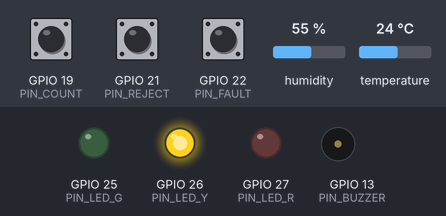
A sketch run on a simulated ESP32. On the bench: output pins drawn as LEDs (lit = HIGH), buzzer (waves = sounding). Inputs (shaded band) come from the test bench; at power-on: GPIO 22 (PIN_FAULT) HIGH, GPIO 19 (PIN_COUNT) HIGH, GPIO 21 (PIN_REJECT) HIGH, humidity 55 %, temperature 24 °C. WiFi joins after 1.5 s; servers stay silent unless stated; uploads are accepted with an empty reply; random numbers use the default seed unless the sketch sets one; what the sketch prints to the serial monitor is not drawn.

Above: at 1.2 s.
1.3 s: GPIO 22 (PIN_FAULT) pulled LOW for 0.15 s
At 1.5 s:
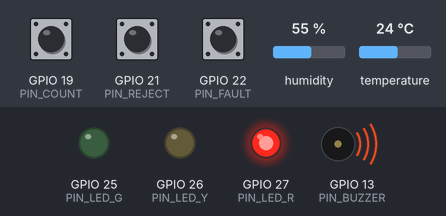
4.8 s: GPIO 19 (PIN_COUNT) pulled LOW for 0.15 s
At 5.4 s:
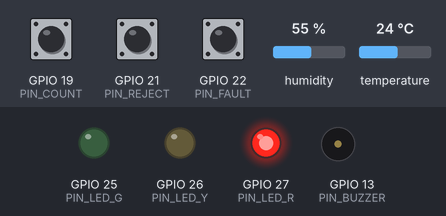
11.7 s: GPIO 22 (PIN_FAULT) pulled LOW for 1 s
At 12.3 s:
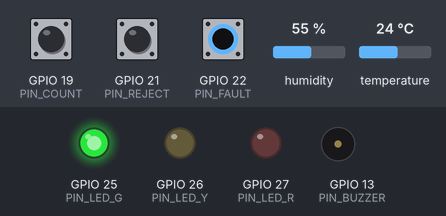
21.3 s: GPIO 21 (PIN_REJECT) pulled LOW for 0.15 s
22.9 s: GPIO 19 (PIN_COUNT) pulled LOW for 1 s
At 24.4 s:
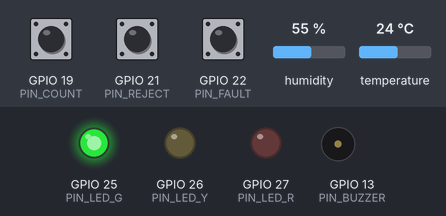
25.4 s: GPIO 19 (PIN_COUNT) pulled LOW for 3.2 s
Timing chart, 0 to 41.9 s (numbered marks = the images above; inputs shaded):
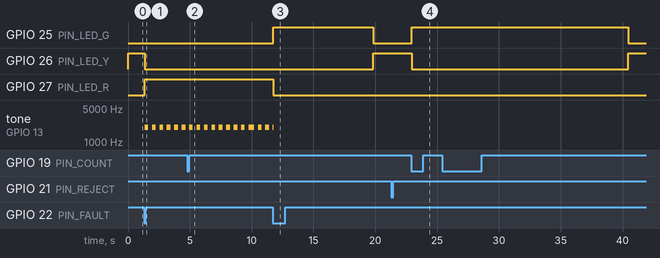

Measured:
- after the input at 1.3 s, GPIO 26 (PIN_LED_Y): HIGH → LOW after 0.05 s; GPIO 27 (PIN_LED_R): LOW → HIGH after 0.05 s; tone on GPIO 13 (PIN_BUZZER): alternates 2000 Hz for 0.30 s and silent for 0.30 s, starting after 0.05 s
- after the input at 11.7 s, GPIO 25 (PIN_LED_G): LOW → HIGH after 0.05 s, → LOW 8.1 s later; GPIO 26 (PIN_LED_Y): LOW → HIGH after 8.2 s; GPIO 27 (PIN_LED_R): HIGH → LOW after 0.05 s
- after the input at 21.3 s, every drawn part: stays the same
- after the input at 22.9 s, GPIO 25 (PIN_LED_G): LOW → HIGH after 0.05 s; GPIO 26 (PIN_LED_Y): HIGH → LOW after 0.05 s

The sketch:

main.ino
```cpp
#include <WiFi.h>
#include <HTTPClient.h>
#include <DHT.h>
#include <ArduinoJson.h>

// --- KONFIGURASI JARINGAN & API ---
const char* ssid = "Wokwi-GUEST";
const char* password = "";
// Nanti diganti URL ngrok saat tes ke backend lokal
const char* serverUrl = "https://your-tunnel-url.ngrok-free.app/api/ingest";
const char* machineId = "MC-01";
const char* deviceKey = "key-mc01-secret-2026";

// --- KONFIGURASI PIN ---
#define PIN_COUNT   19
#define PIN_REJECT  21
#define PIN_FAULT   22
#define PIN_DHT     4
#define PIN_LED_G   25
#define PIN_LED_Y   26
#define PIN_LED_R   27
#define PIN_BUZZER  13

#define DHTTYPE DHT22
DHT dht(PIN_DHT, DHTTYPE);

// --- VARIABEL STATE & TELEMETRI ---
String bootId = "";
unsigned long seqNumber = 1;

String currentState = "IDLE";
String previousSentState = "";
String currentReason = "";

bool faultButtonActive = false;
bool isOverheat = false;
float lastValidTemp = NAN;
bool sensorOk = false;

unsigned long outputDelta = 0;
unsigned long rejectDelta = 0;
unsigned long lastCountTimestamp = 0;

// --- VARIABEL DEBOUNCE TOMBOL ---
const unsigned long DEBOUNCE_MS = 50;
bool lastBtnCount = HIGH, stableBtnCount = HIGH;
unsigned long debounceCountTime = 0;

bool lastBtnReject = HIGH, stableBtnReject = HIGH;
unsigned long debounceRejectTime = 0;

bool lastBtnFault = HIGH, stableBtnFault = HIGH;
unsigned long debounceFaultTime = 0;

// --- TIMER NON-BLOCKING ---
unsigned long lastDhtReadTime = 0;
unsigned long lastTelemetrySendTime = 0;
unsigned long lastWifiCheckTime = 0;
unsigned long lastBuzzerToggleTime = 0;
bool buzzerState = false;

String generateBootId() {
  const char charset[] = "0123456789abcdef";
  String res = "";
  for (int i = 0; i < 8; i++) {
    res += charset[random(0, 16)];
  }
  return res;
}

void setup() {
  Serial.begin(115200);
  randomSeed(esp_random());
  bootId = generateBootId();

  pinMode(PIN_COUNT, INPUT_PULLUP);
  pinMode(PIN_REJECT, INPUT_PULLUP);
  pinMode(PIN_FAULT, INPUT_PULLUP);

  pinMode(PIN_LED_G, OUTPUT);
  pinMode(PIN_LED_Y, OUTPUT);
  pinMode(PIN_LED_R, OUTPUT);
  pinMode(PIN_BUZZER, OUTPUT);

  dht.begin();

  WiFi.mode(WIFI_STA);
  WiFi.begin(ssid, password);
  Serial.println("Boot ID: " + bootId);
}

void handleButtons() {
  unsigned long now = millis();

  // 1. Tombol COUNT (Active LOW)
  bool rawCount = digitalRead(PIN_COUNT);
  if (rawCount != lastBtnCount) debounceCountTime = now;
  if ((now - debounceCountTime) > DEBOUNCE_MS) {
    if (rawCount != stableBtnCount) {
      stableBtnCount = rawCount;
      if (stableBtnCount == LOW) {
        outputDelta++;
        lastCountTimestamp = now;
        Serial.println("[BTN] COUNT +1 -> Delta: " + String(outputDelta));
      }
    }
  }
  lastBtnCount = rawCount;

  // 2. Tombol REJECT (Active LOW)
  bool rawReject = digitalRead(PIN_REJECT);
  if (rawReject != lastBtnReject) debounceRejectTime = now;
  if ((now - debounceRejectTime) > DEBOUNCE_MS) {
    if (rawReject != stableBtnReject) {
      stableBtnReject = rawReject;
      if (stableBtnReject == LOW) {
        rejectDelta++;
        Serial.println("[BTN] REJECT +1 -> Delta: " + String(rejectDelta));
      }
    }
  }
  lastBtnReject = rawReject;

  // 3. Tombol FAULT (Toggle saat ditekan)
  bool rawFault = digitalRead(PIN_FAULT);
  if (rawFault != lastBtnFault) debounceFaultTime = now;
  if ((now - debounceFaultTime) > DEBOUNCE_MS) {
    if (rawFault != stableBtnFault) {
      stableBtnFault = rawFault;
      if (stableBtnFault == LOW) {
        faultButtonActive = !faultButtonActive;
        Serial.println("[BTN] FAULT toggled -> " + String(faultButtonActive ? "ACTIVE" : "CLEARED"));
      }
    }
  }
  lastBtnFault = rawFault;
}

void handleDhtSensor() {
  unsigned long now = millis();
  if (now - lastDhtReadTime >= 2000) {
    lastDhtReadTime = now;
    float t = dht.readTemperature();
    if (isnan(t)) {
      sensorOk = false;
      Serial.println("[SENSOR] Gagal membaca DHT22 (temperature_c = null)");
    } else {
      sensorOk = true;
      lastValidTemp = t;
      if (!isOverheat && t >= 70.0) {
        isOverheat = true;
      } else if (isOverheat && t < 65.0) {
        isOverheat = false;
      }
    }
  }
}

void evaluateMachineState() {
  unsigned long now = millis();

  if (faultButtonActive) {
    currentState = "DOWN";
    currentReason = "FAULT_BUTTON";
  } else if (isOverheat) {
    currentState = "DOWN";
    currentReason = "OVERHEAT";
  } else if (lastCountTimestamp > 0 && (now - lastCountTimestamp) <= 15000) {
    currentState = "RUNNING";
    currentReason = "";
  } else {
    currentState = "IDLE";
    currentReason = "";
  }
}

void updateOutputs() {
  unsigned long now = millis();

  digitalWrite(PIN_LED_G, currentState == "RUNNING" ? HIGH : LOW);
  digitalWrite(PIN_LED_Y, currentState == "IDLE" ? HIGH : LOW);
  digitalWrite(PIN_LED_R, currentState == "DOWN" ? HIGH : LOW);

  if (currentState == "DOWN") {
    if (now - lastBuzzerToggleTime >= 300) {
      lastBuzzerToggleTime = now;
      buzzerState = !buzzerState;
      if (buzzerState) {
        tone(PIN_BUZZER, 2000);
      } else {
        noTone(PIN_BUZZER);
      }
    }
  } else {
    buzzerState = false;
    noTone(PIN_BUZZER);
  }
}

void ensureWifiConnected() {
  unsigned long now = millis();
  if (WiFi.status() != WL_CONNECTED && (now - lastWifiCheckTime >= 5000)) {
    lastWifiCheckTime = now;
    Serial.println("[WIFI] Terputus, mencoba reconnect...");
    WiFi.disconnect();
    WiFi.begin(ssid, password);
  }
}

bool sendTelemetry() {
  if (WiFi.status() != WL_CONNECTED) {
    Serial.println("[HTTP] WiFi offline, tunda kirim seq=" + String(seqNumber));
    return false;
  }

  HTTPClient http;
  http.begin(serverUrl);
  http.setTimeout(3000);
  http.addHeader("Content-Type", "application/json");
  http.addHeader("X-Device-Key", deviceKey);

  StaticJsonDocument<256> doc;
  doc["machine_id"] = machineId;
  doc["boot_id"] = bootId;
  doc["seq"] = seqNumber;
  doc["state"] = currentState;

  if (currentState == "DOWN" && currentReason.length() > 0) {
    doc["reason"] = currentReason;
  } else {
    doc["reason"] = nullptr;
  }

  doc["output_delta"] = outputDelta;
  doc["reject_delta"] = rejectDelta;

  if (sensorOk) {
    doc["temperature_c"] = round(lastValidTemp * 10.0) / 10.0;
  } else {
    doc["temperature_c"] = nullptr;
  }

  String payload;
  serializeJson(doc, payload);

  int httpCode = http.POST(payload);
  http.end();

  if (httpCode >= 200 && httpCode < 300) {
    Serial.println("[HTTP] Sukses kirim seq=" + String(seqNumber) + " | " + payload);
    outputDelta = 0;
    rejectDelta = 0;
    seqNumber++;
    previousSentState = currentState;
    return true;
  } else {
    Serial.println("[HTTP] Gagal kirim (code=" + String(httpCode) + "), retry seq=" + String(seqNumber));
    return false;
  }
}

void loop() {
  ensureWifiConnected();
  handleButtons();
  handleDhtSensor();
  evaluateMachineState();
  updateOutputs();

  unsigned long now = millis();
  bool stateChanged = (previousSentState != "" && currentState != previousSentState);
  bool intervalReached = (now - lastTelemetrySendTime >= 10000);

  if (stateChanged || intervalReached) {
    lastTelemetrySendTime = now;
    sendTelemetry();
  }
}
```
